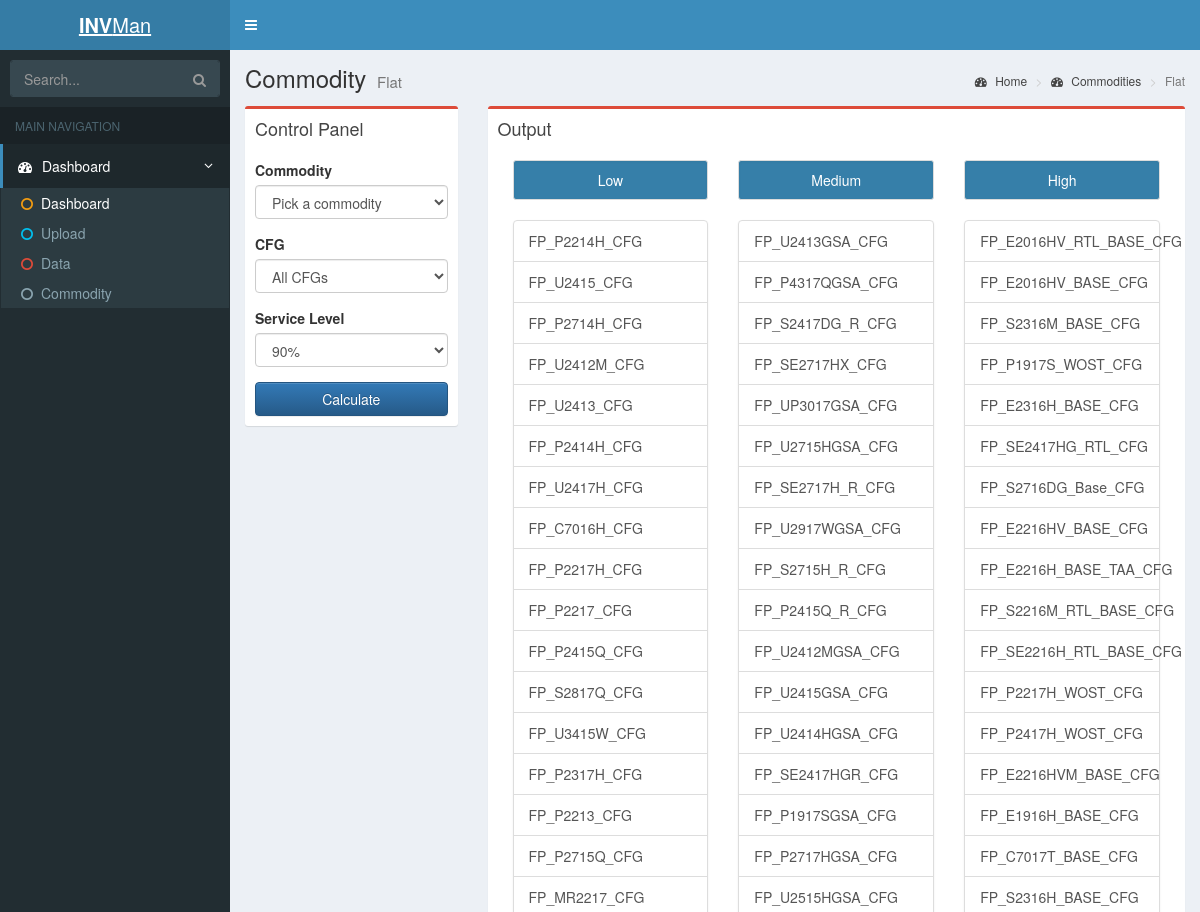
/commodity/fpm (upper part), run on an earlier commit of the app's database.
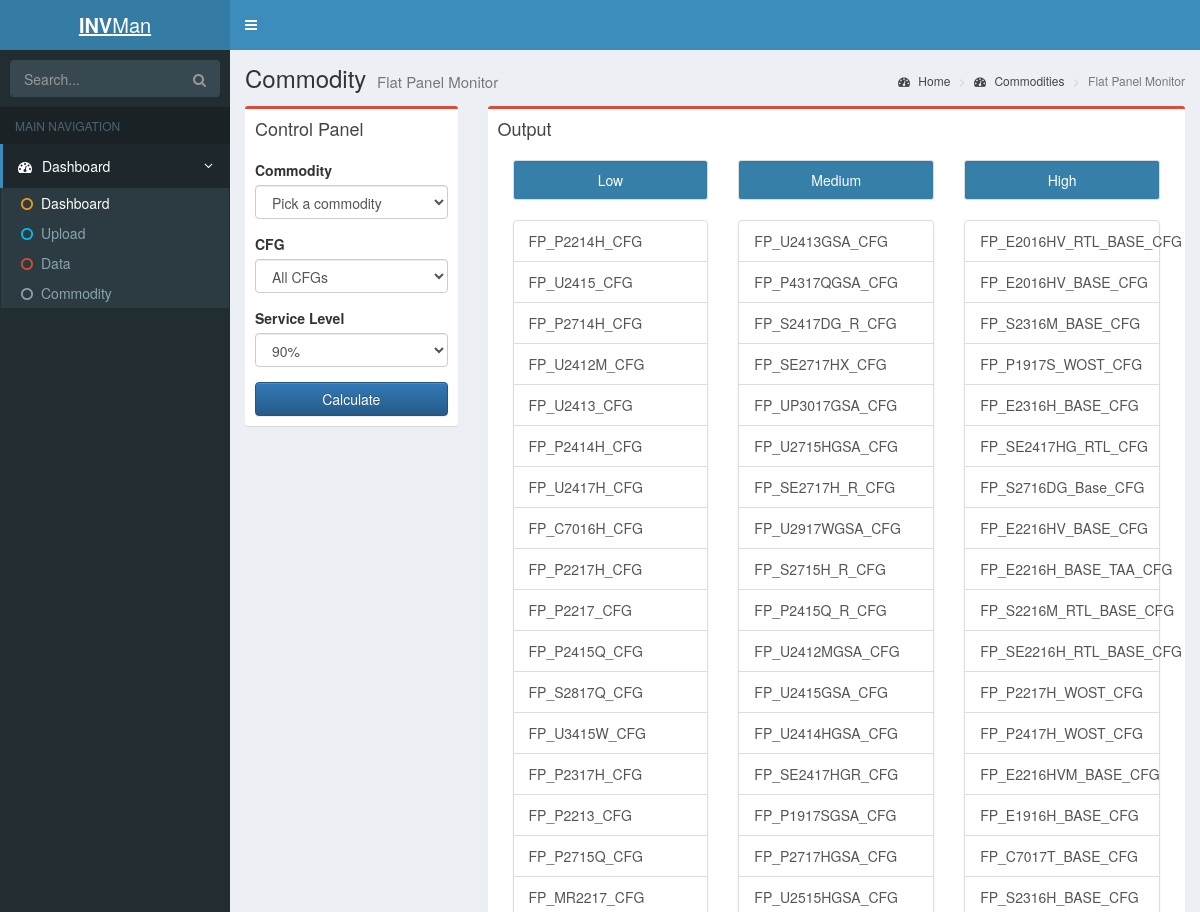
And on a later commit of the database.
### tables this page shows
CREATE TABLE commodity(
    com_id VARCHAR(255) NOT NULL,
    com_name VARCHAR(255) NOT NULL,
    PRIMARY KEY(com_id)
);

### dsi_calculator.py (the view)
@app.route('/commodity/<com_id>')
def commodity(com_id=''):
    db = get_db()
    cur= db.execute('select * from commodity')
    commodities = cur.fetchall()
    cur = db.execute('select * from commodity where com_id = (?)', [com_id])
    commodity = cur.fetchall()
    cur = db.execute('select * from cfg where com_id = ?', [commodity[0]['com_id']])
    cfgs = cur.fetchall()
    cur = db.execute('select * from cfg where length(cfg_name) < 14 and com_id = ?', [commodity[0]['com_id']])
    group1= cur.fetchall()
    cur = db.execute('select * from cfg where length(cfg_name) < 17 and \
                      length(cfg_name) > 14 and com_id = ?', [commodity[0]['com_id']])
    group2 = cur.fetchall()
    cur = db.execute('select * from cfg where length(cfg_name) > 17 and com_id = ?', [commodity[0]['com_id']])
    group3 = cur.fetchall()
    return render_template('commodity.html', commodity=commodity, \
                           commodities=commodities, cfgs=cfgs, \
                           group1=group1, group2=group2, group3=group3)

### dsi_calculator.py (called while the page is built)
def dict_factory(cursor, row):
    d = {}
    for idx, col in enumerate(cursor.description):
        d[col[0]] = row[idx]
    return d

def connect_db():
    rv = sqlite3.connect(app.config['DATABASE'])
    rv.row_factory = dict_factory
    rv.text_factory = str
    return rv

def get_db():
    if not hasattr(g, 'sqlite_db'):
        g.sqlite_db = connect_db()
    return g.sqlite_db

### templates/commodity.html (shortened to what this page needs)
{% extends "layout.html" %}
{% block body %}
    <section class="content-header">
      <h1>
        Commodity
        <small>{{ commodity[0]['com_name'] }}</small>
      </h1>
      <ol class="breadcrumb">
        <li><a href="/"><i class="fa fa-dashboard"></i> Home</a></li>
        <li><a href="#"><i class="fa fa-dashboard"></i> Commodities</a></li>
        <li class="active">{{ commodity[0]['com_name'] }}</li>
      </ol>
    </section>
    <section class="content">
         <div class="row">
        <div class="col-md-3">
          <div class="box box-danger">
            <div class="box-header">
              <h3 class="box-title">Control Panel</h3>
            </div>
            <div class="box-body">
            <form action="#" >
                  <div class="form-group">
                    <label>Commodity</label>
                    <select class="form-control select2"  id="dynamic_select" style="width: 100%;">
                       <option value="" selected>Pick a commodity</option>
                    </select>
                  </div>
                  <div class="form-group">
                    <label>CFG</label>
                    <select class="form-control select2" style="width: 100%;">
                    <option value="all" selected>All CFGs</option>
                    </select>
                  </div>
                  <div class="form-group">
                    <label>Service Level</label>
                    <select class="form-control select2" style="width: 100%;">
                        <option value="90">90%</option>
                    </select>
                  </div>
                    <input type="submit" class="btn btn-primary btn-block" value="Calculate">
                </form>
            </div>
          </div>
        </div>
        <div class="col-md-9">
          <div class="box box-danger">
            <div class="box-header">
              <h3 class="box-title">Output</h3>
            </div>
            <div class="box-body">
                <div class="col-md-4">
                    <div class="well well-sm well-head">Low</div>
                    <div class="list-group">
                      {% for cfg in group1 %}
                      <a href="#" class="list-group-item">{{ cfg.cfg_name }}</a>
                      {%  endfor %}
                    </div>
                </div>
                <div class="col-md-4">
                     <div class="well well-sm well-head">Medium</div>
                     <div class="list-group">
                      {% for cfg in group2 %}
                      <a href="#" class="list-group-item">{{ cfg.cfg_name }}</a>
                      {%  endfor %}
                    </div>
                </div>
                <div class="col-md-4">
                     <div class="well well-sm well-head">High</div>
                    <div class="list-group">
                      {% for cfg in group3 %}
                      <a href="#" class="list-group-item">{{ cfg.cfg_name }}</a>
                      {%  endfor %}
                    </div>
                </div>
            </div>
          </div>
        </div>
         </div>
    </section>
{% endblock %}

What changed in the data, as far as the page shows it:
changed commodity: com_name "Flat" → "Flat Panel Monitor"
